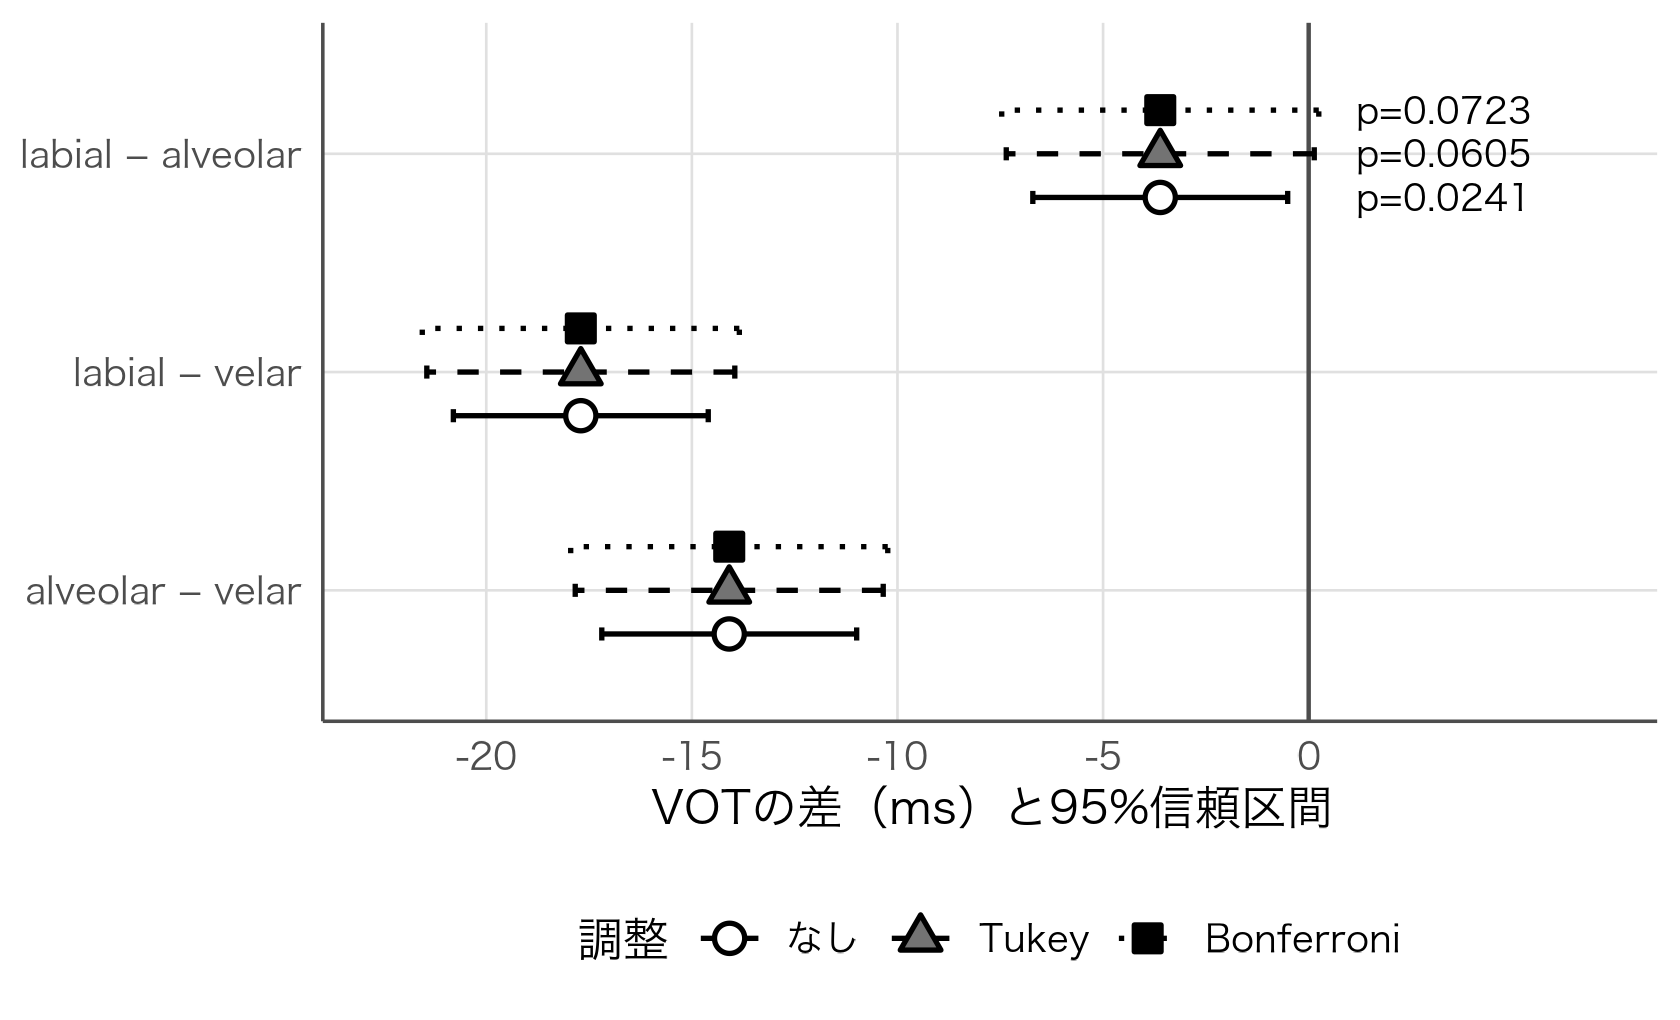

Here is the R script that generated this plot:
# 図12-1：調音位置の対比較（labial/alveolar/velar）の信頼区間。調整なし・Tukey・Bonferroni。
# データ・モデルは第12章のコードと同一（seed 31）。
suppressPackageStartupMessages({library(tidyverse); library(lme4); library(lmerTest); library(emmeans)})
source("figures/style.R")
set.seed(31)
n_speaker <- 16; n_word <- 30
places <- c("labial", "alveolar", "velar")
vot_place <- expand_grid(speaker = sprintf("S%02d", 1:n_speaker), word = sprintf("W%02d", 1:n_word)) %>%
  mutate(place = factor(places[((as.integer(sub("W", "", word)) - 1) %% 3) + 1], levels = places),
         si = as.integer(factor(speaker)), wi = as.integer(factor(word)),
         VOT = c(labial = 55, alveolar = 58.2, velar = 75)[as.character(place)] +
           rnorm(n_speaker, 0, 8)[si] + rnorm(n_word, 0, 4)[wi] + rnorm(n(), 0, 7)) %>%
  select(-si, -wi)
model_place <- lmer(VOT ~ place + (1 | speaker) + (1 | word), data = vot_place)
em <- emmeans(model_place, ~ place)
adj <- c("なし" = "none", "Tukey" = "tukey", "Bonferroni" = "bonferroni")
res <- imap_dfr(adj, function(a, nm) {
  pr <- pairs(em, adjust = a)
  ci <- as.data.frame(confint(pr)); pv <- as.data.frame(pr)
  tibble(contrast = ci$contrast, est = ci$estimate, lo = ci$lower.CL, hi = ci$upper.CL, p = pv$p.value, method = nm)
})
print(res %>% select(method, contrast, est, lo, hi, p), n = 20)
stopifnot(abs(res$p[res$method == "なし"][1] - 0.0241) < 5e-4,
          abs(res$p[res$method == "Tukey"][1] - 0.0605) < 5e-4,
          abs(res$p[res$method == "Bonferroni"][1] - 0.0723) < 5e-4)
lab <- c("labial - alveolar" = "labial − alveolar", "labial - velar" = "labial − velar", "alveolar - velar" = "alveolar − velar")
res <- res %>% mutate(contrast = factor(lab[as.character(contrast)], levels = rev(lab)),
                      method = factor(method, levels = names(adj)),
                      plab = ifelse(p < 0.0001, "p<.0001", sprintf("p=%.4f", p)))
dodge <- position_dodge(width = 0.6)
sub <- res %>% filter(contrast == "labial − alveolar")
p <- ggplot(res, aes(est, contrast, shape = method, linetype = method, fill = method)) +
  geom_vline(xintercept = 0, colour = "grey30", linewidth = 0.5) +
  geom_errorbar(aes(xmin = lo, xmax = hi), orientation = "y", width = 0.18, position = dodge, linewidth = 0.6) +
  geom_point(position = dodge, size = 2.8, stroke = 0.9) +
  geom_text(data = sub, aes(x = 1.2, label = plab), position = dodge, hjust = 0, size = 3, family = "hira",
            show.legend = FALSE) +
  scale_shape_manual(values = c(21, 24, 22), name = "調整") +
  scale_fill_manual(values = c("white", "grey45", "black"), name = "調整") +
  scale_linetype_manual(values = c("solid", "dashed", "dotted"), name = "調整") +
  scale_x_continuous(limits = c(-22.5, 7), breaks = seq(-20, 0, 5)) +
  labs(x = "VOTの差（ms）と95%信頼区間", y = NULL)
save_fig(p, "ch12_pairwise_forest", w = 5.6, h = 3.4)
